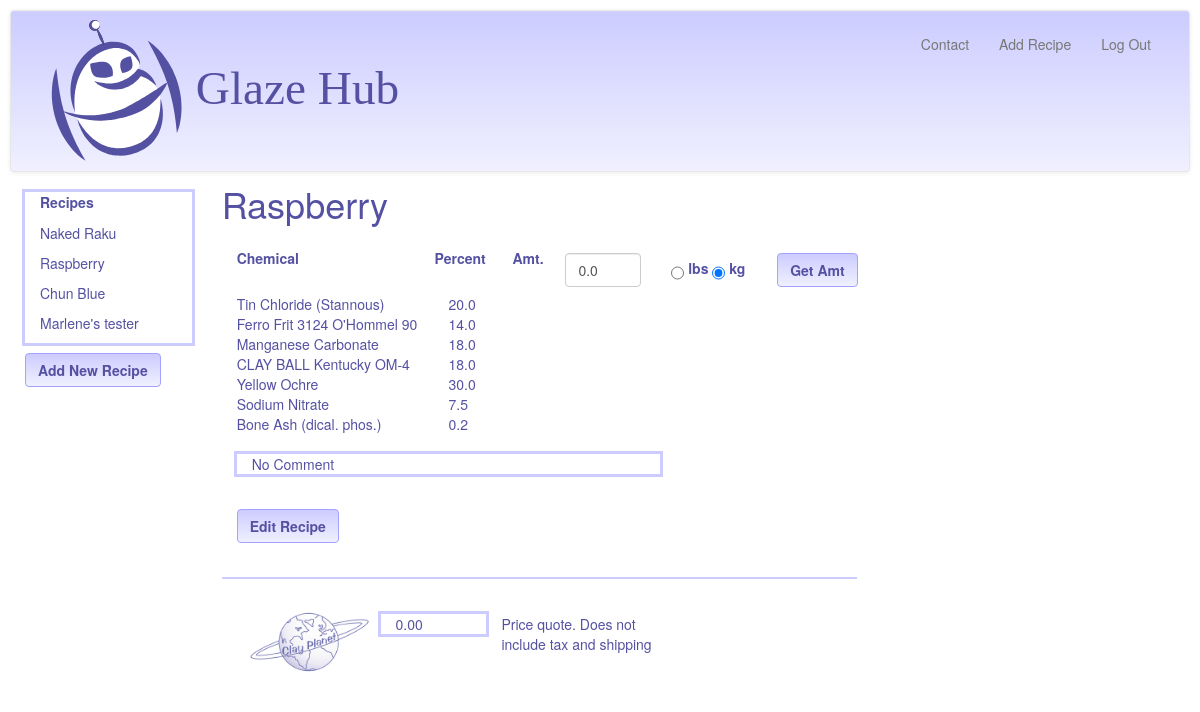
Page /recipecomps/4/Raspberry (signed in) on the earlier database version.
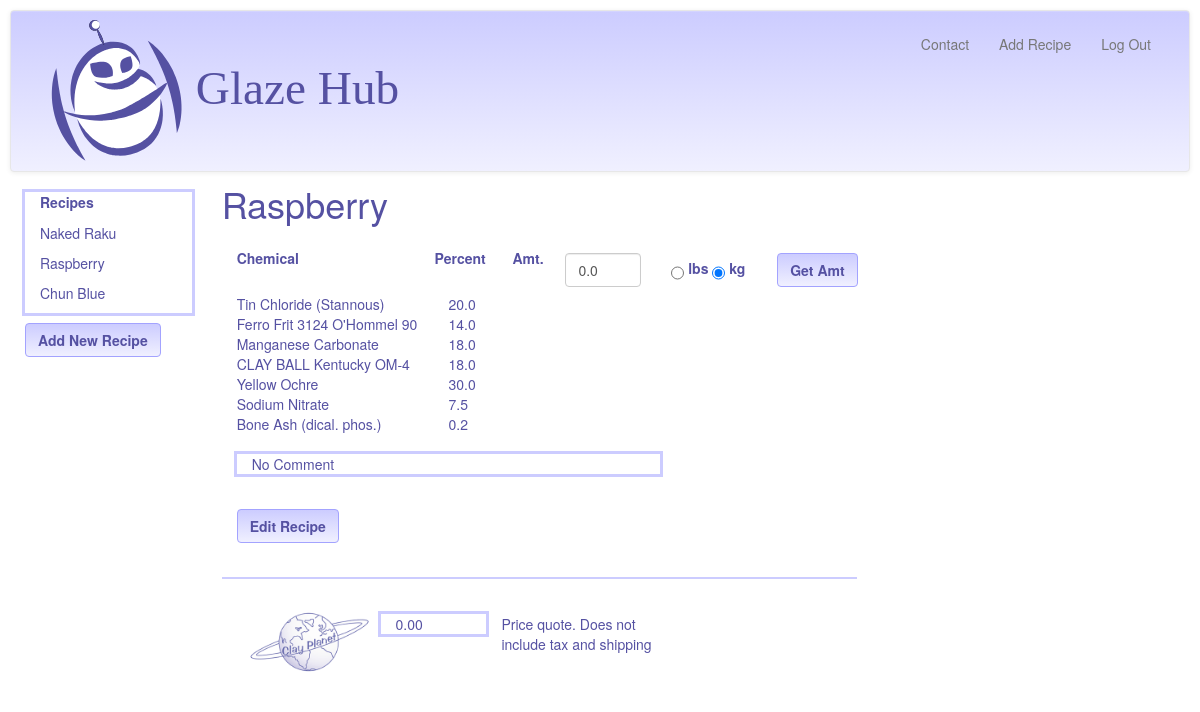
Same page on the later database version.
### model.py (models this page shows, shortened)
class Recipe(Base):
	__tablename__ = "recipes"
	id = Column(Integer, primary_key = True)
	recipe_name = Column(String (120))
	user_id = Column(Integer, ForeignKey('users.id'))
	user_notes = Column(String (3000), nullable = True)
	user = relationship("User", backref = backref("recipes", order_by=id))
	@classmethod
	def getRecipeNamesByUserID(cls, user_id):
		return session.query(Recipe).filter_by(user_id = user_id).all()
	@classmethod
	def getRecipeIDByName(cls, recipe_name, user_id):
		return session.query(Recipe).filter_by(recipe_name=recipe_name).filter_by(user_id = user_id).first()

class Component(Base):
	__tablename__ = "components"
	id = Column(Integer, primary_key = True)
	chem_id = Column(Integer, ForeignKey('chemicals.id'), nullable = False)
	recipe_id = Column(Integer, ForeignKey('recipes.id'), nullable = False)
	percentage = Column(Float, nullable = False)
	chem = relationship("Chem", backref = backref("components", order_by=id))
	recipe = relationship("Recipe", backref = backref("components", order_by=id))
	@classmethod
	def getComponentsByRecipeID(cls,recipe_id):
		return session.query(Component).filter_by(recipe_id = recipe_id).all()

class Chem(Base):
	__tablename__ = "chemicals"
	id = Column(Integer, primary_key = True)
	chem_name = Column(String(120))
	quarter = Column(Float)
	half = Column(Float)
	onelb = Column(Float)
	fivelb = Column(Float)
	tenlb = Column(Float)
	twentyfivelb = Column(Float)
	fiftylb = Column(Float)
	onehundlb = Column(Float)
	fivehundlb = Column(Float)

### glazehub.py (the view)
@app.route("/recipecomps/<int:userViewID>/<recipeName>")
def recipe(userViewID, recipeName):
	display_recipes = showUserRecipeList(userViewID)
	userLoginID = session["user_id"]
	if checkUserLoginID(userLoginID, userViewID):
		userViewID = userLoginID
		recipes = model.Recipe.getRecipeNamesByUserID(userLoginID)
		return render_template("user_recipes.html", display_recipes = recipes)
	else:
		recipe = model.Recipe.getRecipeIDByName(recipeName, userViewID)
		components = model.Component.getComponentsByRecipeID(recipe.id)
	messageToUser = None
	price_quote = 0.00
	batchComp = []
	wholenumlist = []
	leftoverbitslist = []
	batchsize = None
	unit_sys = "unitSys"
	lbschecked = ""
	kgchecked = 'checked = "checked"'
	return render_template("/recipecomps.html/", user_id = userViewID, recipe_name = recipeName,
			components = components, batchComp = batchComp, display_recipes=display_recipes,
			user_notes = recipe.user_notes, messageToUser = messageToUser, unitSys = unit_sys,
			batchsize = batchsize, wholenumlist=wholenumlist, lbschecked =lbschecked,
			kgchecked =kgchecked, leftoverbitslist=leftoverbitslist, price_quote = price_quote)

### glazehub.py (called while the page is built)
def showUserRecipeList(userViewID):
	userLoginID = session["user_id"]
	if checkUserLoginID(userLoginID, userViewID):
		recipes = model.Recipe.getRecipeNamesByUserID(userLoginID)
		return recipes
	else:
		recipes = model.Recipe.getRecipeNamesByUserID(userViewID)
		return recipes

def checkUserLoginID(userLoginID, userViewID):
	if userLoginID != int(userViewID):
		flash ("Invalid User ID. Here are your recipes.4")
	return False

### templates/recipecomps.html (shortened to what this page needs)
{% extends 'base2.html' %}
{% block body %}
<div class = "col-sm-2">
	<div class = "col-sm-12" id = "recipe_list" style="outline: 3px solid #ccccff; margin-bottom:10px" >
    	<label class = "control-label" for="userRecipes">
			Recipes
		</label>
		{% for recipe in display_recipes %}
		<ul style = "margin-top: 6px" class="recipe_names">
			<a class = "recipe_links" href = "/recipecomps/{{recipe.user_id}}/{{recipe.recipe_name }}">
				<li>{{ recipe.recipe_name }}</li></a>
		</ul>
		{% endfor %}
	</div>
	<div class = "row" id = "add_recipe_button">
		<div class = "col-sm-2">
			<a href = "/addRecipe/{{user_id}}">
			<button class ="btn btn-GH" id = "add_recipe">
					<strong>Add New Recipe</strong></button>
			</a>
		</div>
	</div>
</div>
	<div class = "col-sm-10" id = "recipe_section" style="margin-top:-2em">
		<h1>{{ recipe_name }}</h1>
		<div class = "col-sm-8" id = "recipe_list" >
			<div class = "row" style = "color:#5551a2">
				<div class = "col-sm-4" id = "chem_name" style = "margin-top:1em"><strong>Chemical
					</strong>
				</div>
				<div class = "col-sm-2" id = "percentage" style = "margin-top:1em; margin-left:-1em"><strong>Percent
					</strong>
				</div>
				<div class = "form-group" id = "amount_to_make" style = "margin-top:1em">
					<label class = "col-sm-1 control-label" style = "margin-left: -2em" for "amt">
						Amt.
					</label>
					<form action = "/recipecomps/{{user_id}}/{{recipe_name}}" method = "POST">
						<div class ="col-sm-2">
							{% if batchsize %}
								<input class = "form-control" type = "text" id = "batchsize"
										  name="batchsize" value = "{{batchsize}}"/>
							{% else %}
								<input class = "form-control" type = "text" id = "batchsize"
										  name="batchsize" value = "0.0"/>
							{% endif %}
						</div>
						<div class = "col-sm-2">
							<input class = "radio-GH"  type = "radio" name= "unitSys" value = "lbs"
								{{lbschecked}}/>
							<label for "pounds">lbs</label>
							<input class = "radio-GH" type = "radio" name= "unitSys" value = "kg"
								{{kgchecked}}/>
							<label for "metric">kg</label>
						</div>
						<div class = "col-sm-1">
							<button class ="btn btn-GH" style="margin-top:5px" type = "submit" id = "getAmount">
							<strong>Get Amt</strong></button>
						</div>
						<div class = "col-sm-8" id ="comp_percent_amt">
						{% for comp in components %}
							<div class = "row">
								<div class = "col-sm-6" >{{comp.chem.chem_name}}</div>
								<div class = "col-sm-2">{{comp.percentage}}</div>
							</div>
						{% endfor %}
						</div>
					</form>
				</div>
				<div class = "col-sm-4">
				</div>
			</div>
			<div class = "row">
				<div class = "col-sm-8"
					style="outline: 3px solid #ccccff; margin-top:20px; margin-left:15px;
						margin-bottom:20px">
					{{user_notes}}
				</div>
			</div>
			<div class = "row">
				<form action = "/editRecipe/{{user_id}}/{{recipe_name}}"
					<div class = "col-sm-2">
						<button class ="btn btn-GH" style="margin-top:15px" type = "submit" id = "editRecipe">
						<strong>Edit Recipe</strong></button>
					</div>
			<div class = "row">
				<hr noshade color ="#ccccff"></hr>
			</div>
		<form action = "/emailCP/{{user_id}}/{{recipe_name}}/{{batchsize}}">
			<div class = "row">
				<div class = "col-sm-3">
					<img id = "cplogo" src="/static/img/cplogo.png">
				</div>
				<div class = "col-sm-2" style="outline: 3px solid #ccccff; margin-top:15px">
					{%if batchsize%}
						{{"$%.2f" %price_quote}}
					{%else%}
						0.00
					{% endif %}
				</div>
				<div class = "col-sm-4" style="margin-top:15px">
					Price quote. Does not include tax and shipping
				</div>
			</div>
		</form>
	</div>
	</div>
{% endblock %}

### templates/base2.html (shortened to what this page needs)
<html>
    <head>
        <link rel="stylesheet" href="/static/css/bootstrap.css" />
        <link rel="stylesheet" href="/static/css/style.css" />
    </head>
    <body>
        <div class="navbar navbar-default">
            <div class="container-fluid">
                <div class="navbar-header">
                    <img class = "header_logo" src="/static/img/ghlogo1114.svg"><a class="navbar-brand" href="/"></a>
                </div>
                <div class="navbar-collapse collapse">
                    <ul class="nav navbar-nav navbar-right">
                        <li ><a href="mailto:marlenehirose@gmail.com">Contact</a></li>
                        {% if session["user_id"] %}
                            <li><a href = "/addRecipe/{{user_id}}">Add Recipe</a><li>
                            <li ><a href="/logout"> {{"Log Out"}} </a></li>
                        {% else %}
                             <li ><a href="/enterRecipe">Calculator</a></li>
                            <li ><a href="/login">{{"Log In"}}</a></li>
                        {% endif %}
                    </ul>
                </div>
            </div>
        </div>
        {% block body %}{% endblock %}
    </body>
</html>

### static/css/style.css (style rules this page uses)
a:link { color:#5551a2; }
.header_logo { width: 350px; }
#cplogo { width:125px; margin:10px; }
body { margin:10px; font-family: "Helvetica Neue", Helvetica, "Segoe UI", Arial, freesans, sans-serif; color:#5551a2; }
ul.recipe_names { list-style-type: none; padding:0 0px; }
input { height:3em; margin-top: 5px; }
.navbar-default { background-image: -webkit-linear-gradient(top, #ccccff 0%, #f0f0ff 100%); background-image: -o-linear-gradient(top, #ccccff 0%, #f0f0ff 100%); background-image: -webkit-gradient(linear, left top, left bottom, from(#ccccff), to(#f0f0ff)); background-image: linear-gradient(to bottom, #ccccff 0%, #f0f0ff 100%); filter: progid:DXImageTransform.Microsoft.gradient(startColorstr='#ccccffccccffff', endColorstr='#ccccff0f0ff', GradientType=0); filter: progid:DXImageTransform.Microsoft.gradient(enabled = false); background-repeat: repeat-x; border-radius: 4px; padding:8px; -webkit-box-shadow: inset 0 1px 0 rgba(255, 255, 255, .15), 0 1px 5px rgba(0, 0, 0, .075); box-shadow: inset 0 1px 0 rgba(255, 255, 255, .15), 0 1px 5px rgba(0, 0, 0, .075); }
.btn-GH { background-image: -webkit-linear-gradient(top, #ccccff 0%, #f0f0ff 100%); background-image: -o-linear-gradient(top, #ccccff 0%, #f0f0ff 100%); background-image: -webkit-gradient(linear, left top, left bottom, from(#ccccff), to(#f0f0ff)); background-image: linear-gradient(to bottom, #ccccff 0%, #f0f0ff 100%); filter: progid:DXImageTransform.Microsoft.gradient(startColorstr='#ffccccff', endColorstr='#fff0f0ff', GradientType=0); filter: progid:DXImageTransform.Microsoft.gradient(enabled = false); background-repeat: repeat-x; border-color: #a3a3ff; color:#5551a2; }
hr { border-color:#ccccff; border-width: 2px; }
.radio-GH, .checkbox-inline { display: inline-block; padding-left: 20px; margin-bottom: 0; font-weight: normal; vertical-align: middle; cursor: pointer; }

Differences in the rows shown:
removed Recipe: recipe_name "Marlene's tester"
